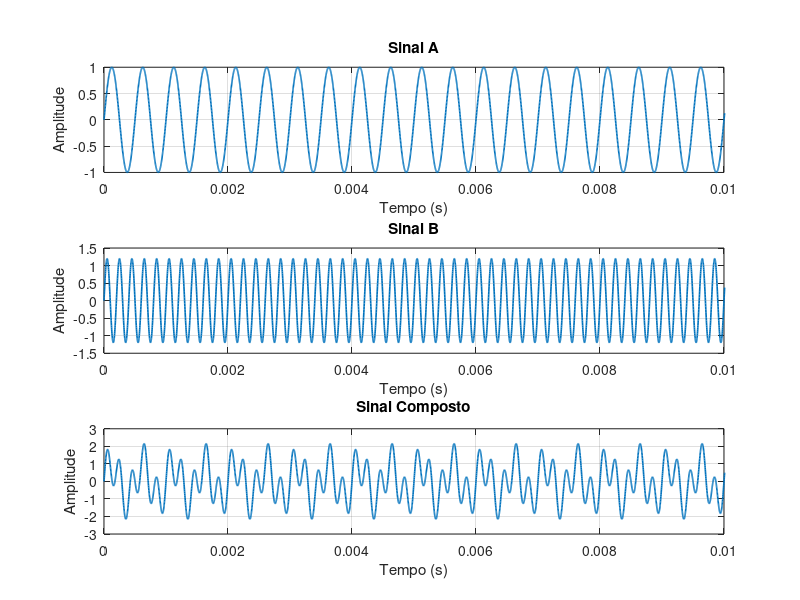
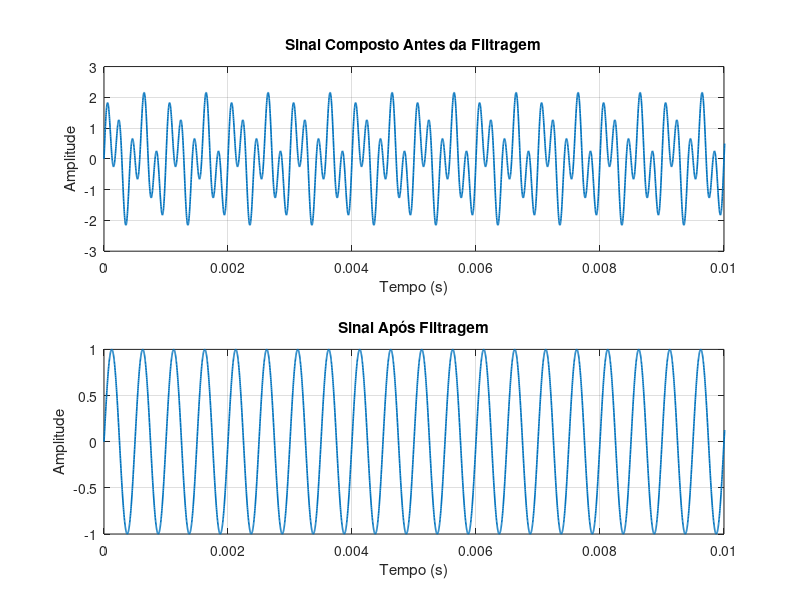
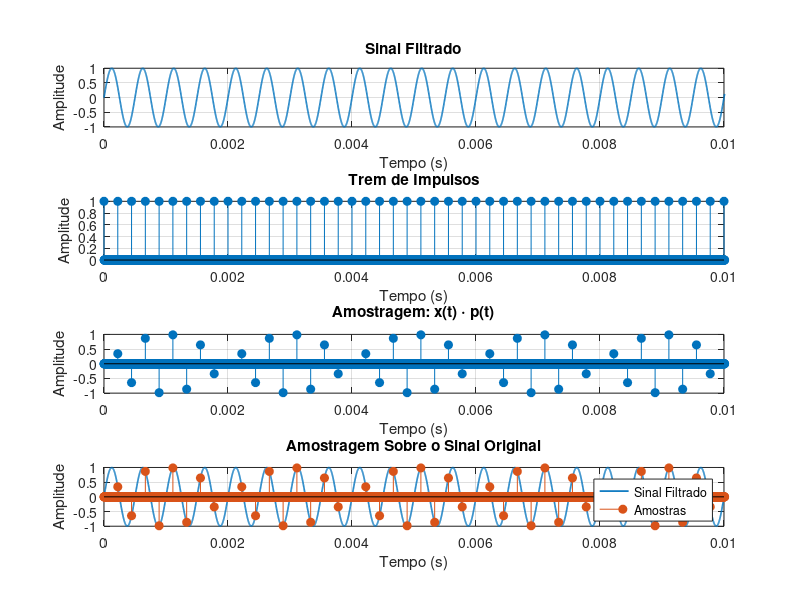
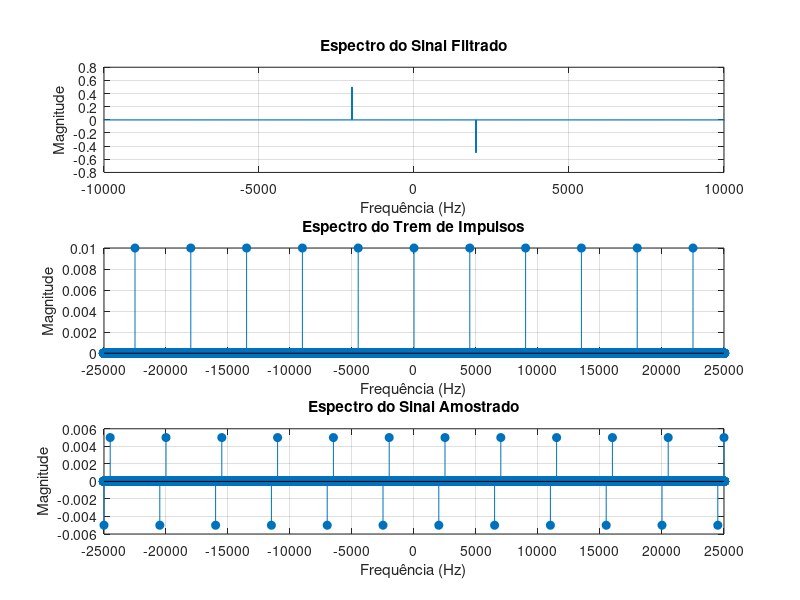

The MATLAB script that drew these images, in order:
clear;
clc;
close all;

pkg load signal;

f1 = 2e3;%Frequencia da senoide a ser amostrada
f2 = 5e3;%Frequencia da senoide do impulso na frequencia
A1 = 1.0;%Amplitude da senoide a ser amostrada
A2 = 1.2;%Amplitude da senoide do impulso na frequencia

fs = 4.5e3; %Frequencia de amostragem
Ts = 1/fs; %Periodo de amostragem
fatorCompassagem = 100; %Fator de compassagem pra permitir escolher qualquer frequencia de amostragem e criar a grade computacional baseada nela
fAnalog = fatorCompassagem * fs; %Frequencia da grade computacional
Ta = 1/fAnalog;%Frequencia da grade computacional
tempoTotal = 1;%Tempo total de simulação
t = 0:Ta:tempoTotal-Ta;%Grade computacional
nPAnalog = length(t);%Total de pontos da grade
fCorte = 3e3; %Frequencia de corte do filtro passa baixas anti aliasing

sinalA = A1*sin(2*pi*f1*t);%Sinal a ser amostrado
sinalB = A2*sin(2*pi*f2*t);%Sinal que fornece o impulso em frequencia
sinalComposto = sinalA + sinalB;

figure('Position',[100 100 1200 750]);

subplot(3,1,1);
plot(t,sinalA,'LineWidth',1.2);
grid on;
xlabel('Tempo (s)');
ylabel('Amplitude');
title('Sinal A');
xlim([0 0.01]);

subplot(3,1,2);
plot(t,sinalB,'LineWidth',1.2);
grid on;
xlabel('Tempo (s)');
ylabel('Amplitude');
title('Sinal B');
xlim([0 0.01]);

subplot(3,1,3);
plot(t,sinalComposto,'LineWidth',1.2);
grid on;
xlabel('Tempo (s)');
ylabel('Amplitude');
title('Sinal Composto');
xlim([0 0.01]);

%Emulando um filtro ideal criando uma grade no modelo da computacional
filtroIdeal = zeros(1,nPAnalog);

for i = 1:nPAnalog
    fAtual = (i-1)*(fAnalog/nPAnalog);

    if fAtual <= fCorte || fAtual >= (fAnalog-fCorte)
        filtroIdeal(i) = 1;
    else
        filtroIdeal(i) = 0;
    end
end

sinalCompostoFFT = fft(sinalComposto);%Jogando na frequencia para retirar o espectro da segunda senoide
sinalFiltradoFFT = sinalCompostoFFT .* filtroIdeal;%Filtro no tempo pra retirar o espectro da segunda senoide
sinalFiltrado = real(ifft(sinalFiltradoFFT));%Volto pro dominio do tempo pra ter o meu sinal filtrado e no tempo

figure('Position',[100 100 1200 600]);

subplot(2,1,1);
plot(t,sinalComposto,'LineWidth',1.2);
grid on;
xlabel('Tempo (s)');
ylabel('Amplitude');
title('Sinal Composto Antes da Filtragem');
xlim([0 0.01]);

subplot(2,1,2);
plot(t,sinalFiltrado,'LineWidth',1.2);
grid on;
xlabel('Tempo (s)');
ylabel('Amplitude');
title('Sinal Após Filtragem');
xlim([0 0.01]);

kPasso = round(Ts/Ta);

tremImpulsos = zeros(1,nPAnalog);%Grade computacional do trem de impulsos
tremImpulsos(1:kPasso:end) = 1;%Faço a área dele tender a 1

sinalAmostrado = sinalFiltrado .* (tremImpulsos);%Amostrando o sinal x(t).s(t)

figure('Position',[100 100 1200 750]);

subplot(4,1,1);
plot(t,sinalFiltrado,'LineWidth',1.2);
grid on;
xlabel('Tempo (s)');
ylabel('Amplitude');
title('Sinal Filtrado');
xlim([0 0.01]);

subplot(4,1,2);
stem(t,tremImpulsos,'filled');
grid on;
xlabel('Tempo (s)');
ylabel('Amplitude');
title('Trem de Impulsos');
xlim([0 0.01]);

subplot(4,1,3);
stem(t,sinalAmostrado,'filled');
grid on;
xlabel('Tempo (s)');
ylabel('Amplitude');
title('Amostragem: x(t) \cdot p(t)');
xlim([0 0.01]);

subplot(4,1,4);
plot(t,sinalFiltrado,'LineWidth',1.2);
hold on;
stem(t,sinalAmostrado,'filled');
grid on;
xlabel('Tempo (s)');
ylabel('Amplitude');
title('Amostragem Sobre o Sinal Original');
xlim([0 0.01]);
legend('Sinal Filtrado','Amostras');
hold off;

f = (-nPAnalog/2:nPAnalog/2-1)*(fAnalog/nPAnalog);%Criando a grade computacional da frequencia

sinalFiltradoFFT = fftshift(fft(sinalFiltrado))/nPAnalog;%Espectro de frequencia do sinal
tremImpulsosFFT = fftshift(fft(tremImpulsos))/nPAnalog;%Espectro de frequencia do trem
sinalAmostradoFFT = fftshift(fft(sinalAmostrado))/nPAnalog;%Espectro da amostragem

figure('Position',[100 100 1200 750]);

subplot(3,1,1);
plot(f,imag(sinalFiltradoFFT),'LineWidth',1.2);
grid on;
xlabel('Frequência (Hz)');
ylabel('Magnitude');
title('Espectro do Sinal Filtrado');
xlim([-10000 10000]);

subplot(3,1,2);
stem(f,abs(tremImpulsosFFT),'filled');
grid on;
xlabel('Frequência (Hz)');
ylabel('Magnitude');
title('Espectro do Trem de Impulsos');
xlim([-25000 25000]);
xticks(-25000:5000:25000);

subplot(3,1,3);
stem(f,imag(sinalAmostradoFFT),'filled');
grid on;
xlabel('Frequência (Hz)');
ylabel('Magnitude');
title('Espectro do Sinal Amostrado');
xlim([-25000 25000]);
xticks(-25000:5000:25000);
